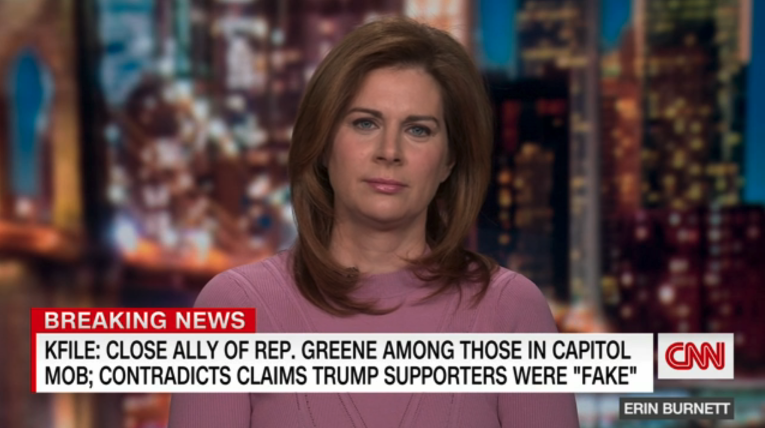
#> input picture test.png, 1530 x 856 px (shown at 1/2 size)
$ jupyter execute --allow-errors digit-recognizer.ipynb   (shell and % lines are left out)
#> lines starting #> are read from the running program, lines starting #| are printed output that depends on the picture
[cell 1]
import numpy as np
import pandas as pd
import sklearn
#> (the rest of this cell did not finish here and is left out)

#> (a cell that did not finish here is left out)

#> (a cell that did not finish here is left out)

#> (a cell that did not finish here is left out)

#> (a cell that did not finish here is left out)

[cell 6]
from sklearn.model_selection import ShuffleSplit
data = ShuffleSplit(n_splits=1, test_size=0.2, random_state=0)
# data.get_n_splits(X)
#> (the rest of this cell did not finish here and is left out)

#> (a cell that did not finish here is left out)

[cell 8]
import matplotlib.pyplot as plt
import matplotlib.image as mpimg
cnnimg = plt.imread('test.png')
#> cnnimg is the input picture: shape (856, 1530, 4) float32; mean R, G, B, A 0.379, 0.295, 0.301, 1
print("shape of cnnimg", cnnimg.shape)
#| shape of cnnimg (856, 1530, 4)

[cell 9]
fig = plt.figure()
a = fig.add_subplot(2,2,1)
imgplot = plt.imshow(cnnimg)
a = fig.add_subplot(2,2,2)
imgplot = plt.imshow(cnnimg[:,:,0],cmap='gray')
a = fig.add_subplot(2,2,3)
imgplot = plt.imshow(cnnimg[:,:,1],cmap='gray')
a = fig.add_subplot(2,2,4)
imgplot = plt.imshow(cnnimg[:,:,2],cmap='gray')
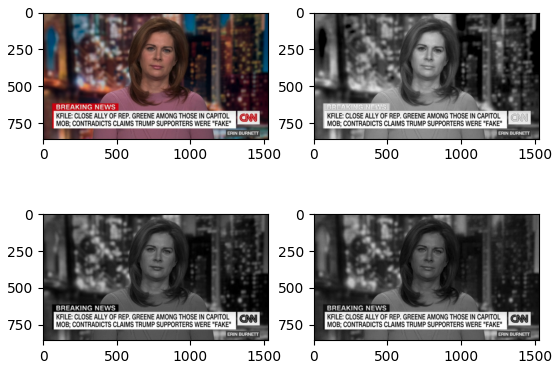
#> figure drawn by matplotlib, 4 panels

[cell 10]
imgplot = plt.imshow(cnnimg[:,:,0],cmap="gray",clim=(0,0.9))
plt.colorbar()
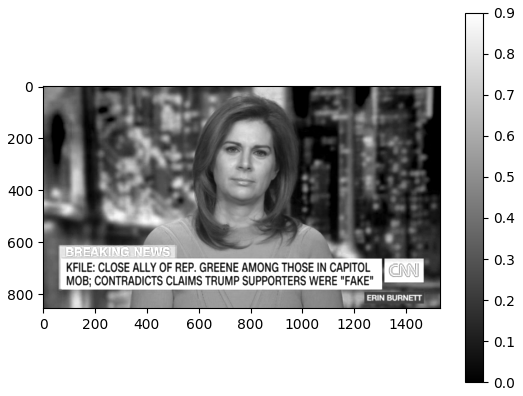
#> figure drawn by matplotlib, 2 panels

[cell 11]
#plt.hist(cnnimg[:,:,0:3].ravel(),bins=256,density=True,cumulative=False,histtype='step',orientation='vertical',log=True)

#> (a cell that did not finish here is left out)

#> (a cell that did not finish here is left out)

[cell 14]
height = 10
width = 256
band = [[j/(width-1) for j in range(0,width)] for i in range(0,height)]
imgplot = plt.imshow(band, cmap = 'terrain')
plt.colorbar()
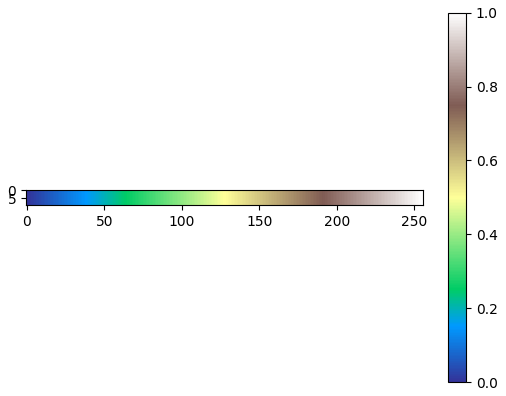
#> figure drawn by matplotlib, 2 panels

[cell 15]
import matplotlib.figure as figure
#> (the rest of this cell did not finish here and is left out)

[cell 16]
fig, ax = plt.subplots()
#> (the rest of this cell did not finish here and is left out)

[cell 17]
x = np.linspace(-50,50,400)
y1 = np.sin(x)/x
y2 = np.sin(x)
fig, ax = plt.subplots()
ax.plot(x,y1,label='sinc')
ax.plot(x,y2,label='sin')
#ax.legend()
ax.set_xlabel('x')
ax.set_ylabel('y')
ax.set_title('plot test')
plt.plot(x,x/20,label='linear')
plt.legend()
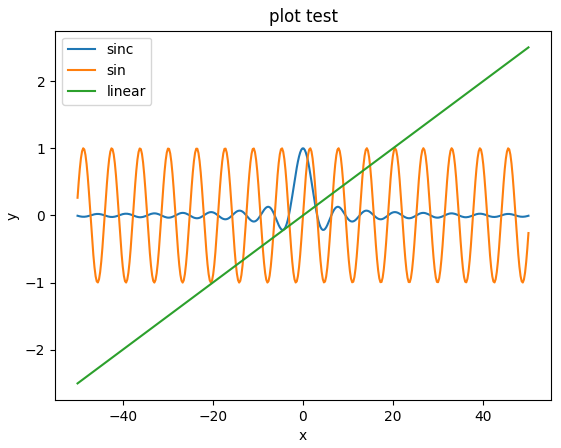
#> figure drawn by matplotlib, 1 panel; curve peaks at x = 0.125, y = 0.997; curve peaks at x = 20.43, y = 1; curve peaks at x = 50, y = 2.5

[cell 18]
plt.plot(np.arange(-10,10,0.2),np.arange(-10,10,0.2)**2,label='square')

plt.legend()
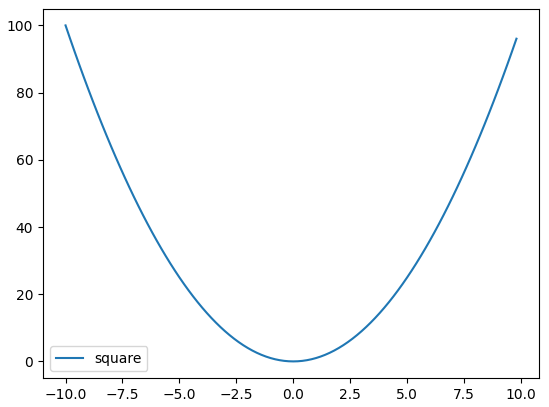
#> figure drawn by matplotlib, 1 panel; curve peaks at x = -10, y = 100

[cell 19]
data1, data2, data3, data4 = np.random.randn(4, 100)
fig, ax = plt.subplots(2,2)
ax[0,0].plot(data1,data2)
ax[0,1].plot(data3,data4)
p1 = pd.Series(data1)
p2 = pd.Series(data2)
p1.hist(ax=ax[1,0])
p2.hist(ax=ax[1,1])
plt.draw()
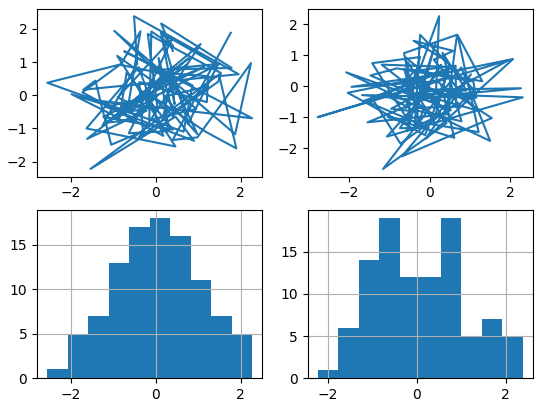
#> figure drawn by matplotlib, 4 panels; panel 3: tallest bar 18 high, from x = -0.142 to 0.341

[cell 20]
x = np.arange(-1,1,0.1)
plt.figure(figsize=(10,8))
plt.plot(x,x,'+k',x,x**2,'Dr',x,np.sin(x),'g<',markersize=10,fillstyle='none')

# y.hist(bins=100)
plt.draw()
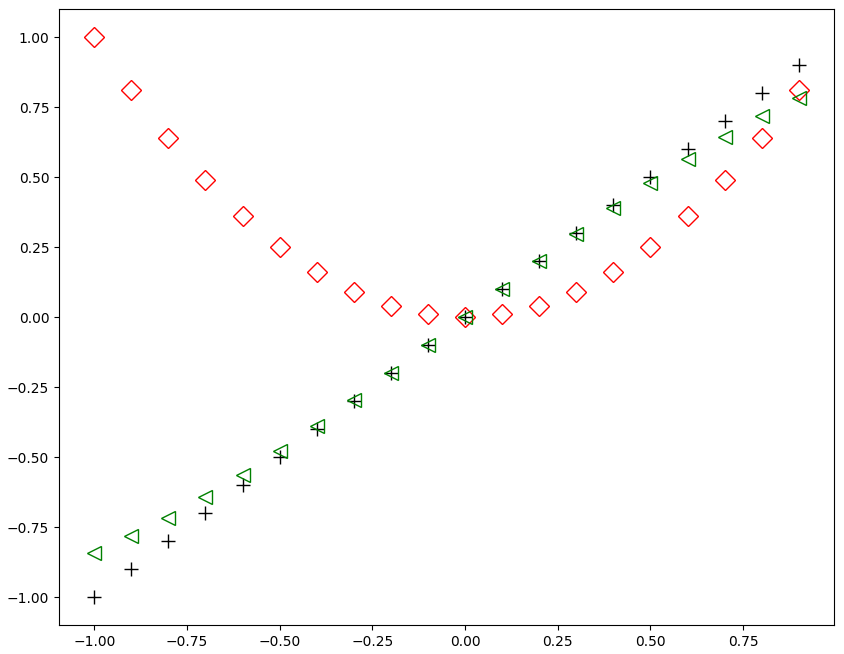
#> figure drawn by matplotlib, 1 panel; curve peaks at x = 0.9, y = 0.9; curve peaks at x = -1, y = 1; curve peaks at x = 0.9, y = 0.783

[cell 21]
data = {'a': np.arange(50),
        'c': np.random.rand(50),
        'd': np.random.randn(50)}
data['b'] = data['a'] + 10 * np.random.randn(50)
data['d'] = np.abs(data['d']) * 100
data['c'] = np.c_[data['c'],np.zeros(50),np.ones(50)/2]
plt.figure(figsize=(10,8))
plt.scatter('a', 'b', c='c', s='d', data=data)
plt.xlabel('entry a')
plt.ylabel('entry b')

plt.show()
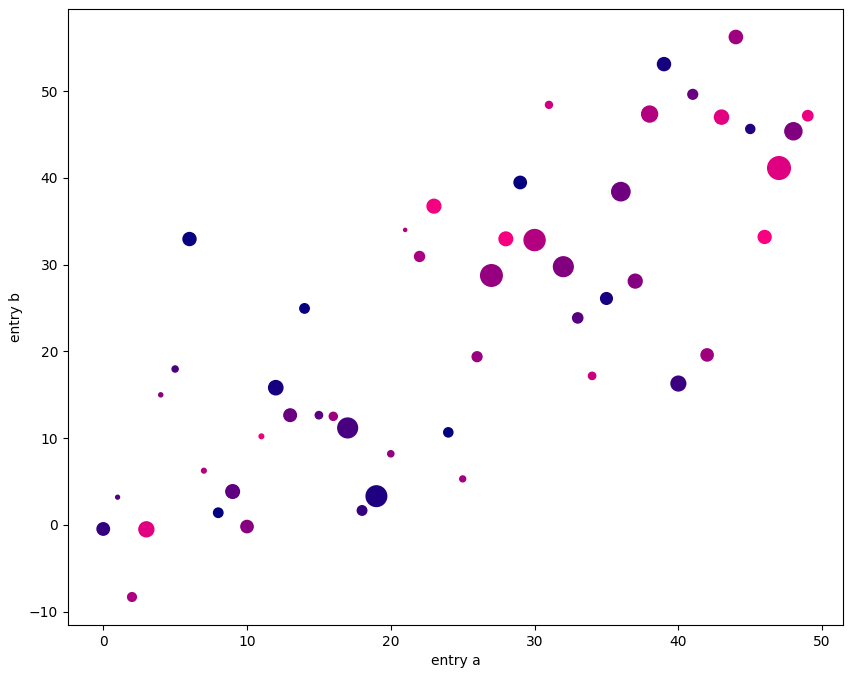
#> figure drawn by matplotlib, 1 panel
